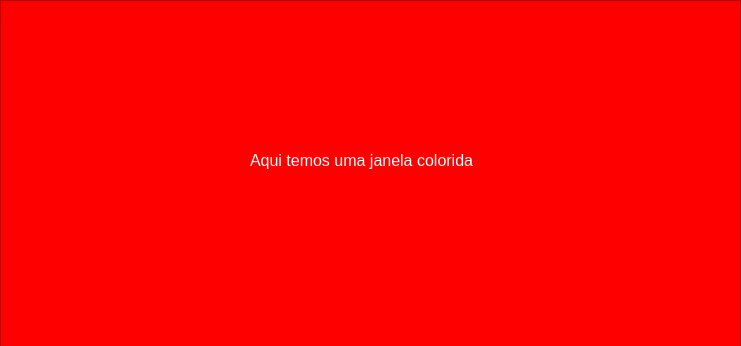
<?xml version="1.0" encoding="UTF-8"?>
<ui version="4.0">
 <class>MainWindow</class>
 <widget class="QMainWindow" name="MainWindow">
  <property name="geometry">
   <rect>
    <x>0</x>
    <y>0</y>
    <width>741</width>
    <height>346</height>
   </rect>
  </property>
  <property name="windowTitle">
   <string>Janela Colorida</string>
  </property>
  <widget class="QWidget" name="centralwidget">
   <widget class="QFrame" name="frame">
    <property name="geometry">
     <rect>
      <x>0</x>
      <y>0</y>
      <width>741</width>
      <height>351</height>
     </rect>
    </property>
    <property name="styleSheet">
     <string notr="true">background-color: rgb(255, 0, 0);</string>
    </property>
    <property name="frameShape">
     <enum>QFrame::StyledPanel</enum>
    </property>
    <property name="frameShadow">
     <enum>QFrame::Raised</enum>
    </property>
    <widget class="QLabel" name="label_2">
     <property name="geometry">
      <rect>
       <x>250</x>
       <y>150</y>
       <width>241</width>
       <height>21</height>
      </rect>
     </property>
     <property name="text">
      <string>&lt;html&gt;&lt;head/&gt;&lt;body&gt;&lt;p&gt;&lt;span style=&quot; font-size:12pt; color:#ffffff;&quot;&gt;Aqui temos uma janela colorida&lt;/span&gt;&lt;/p&gt;&lt;/body&gt;&lt;/html&gt;</string>
     </property>
    </widget>
   </widget>
  </widget>
 </widget>
 <resources/>
 <connections/>
</ui>
